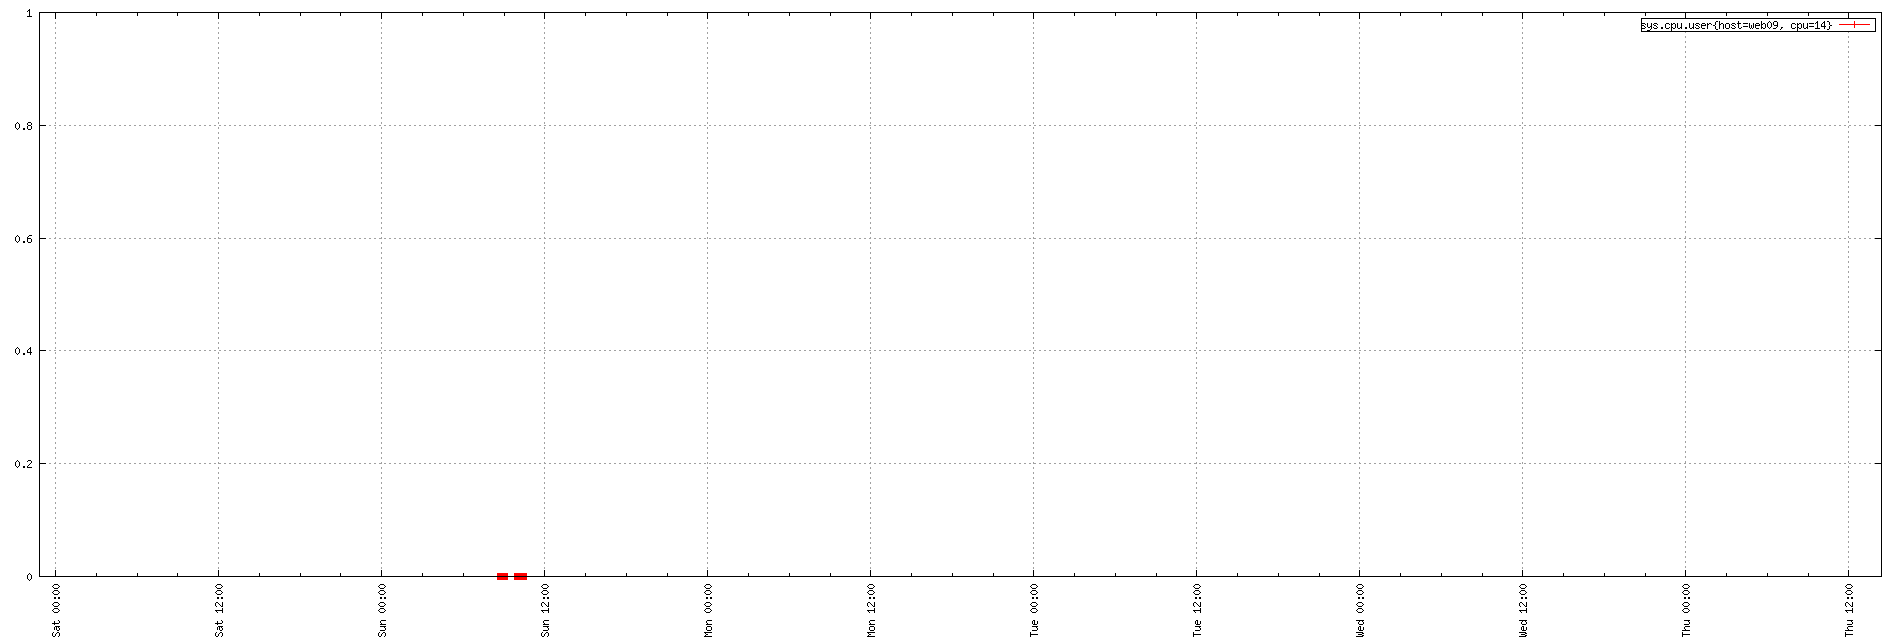

The gnuplot source for this figure:
set term png small size 1900,644
set xdata time
set timefmt "%s"
if (GPVAL_VERSION < 4.6) set xtics rotate; else set xtics rotate right
set output "${TMPDIR-'tmp'}/tsd/9c5f693.png"
set xrange ["1673650109":"1674138231"]
set format x "%a %H:%M"
set grid
set style data linespoint
set key right box
set yrange [0:]
plot  "${TMPDIR-'tmp'}/tsd/9c5f693_0.dat" using 1:2 title "sys.cpu.user{host=web09, cpu=14}"
